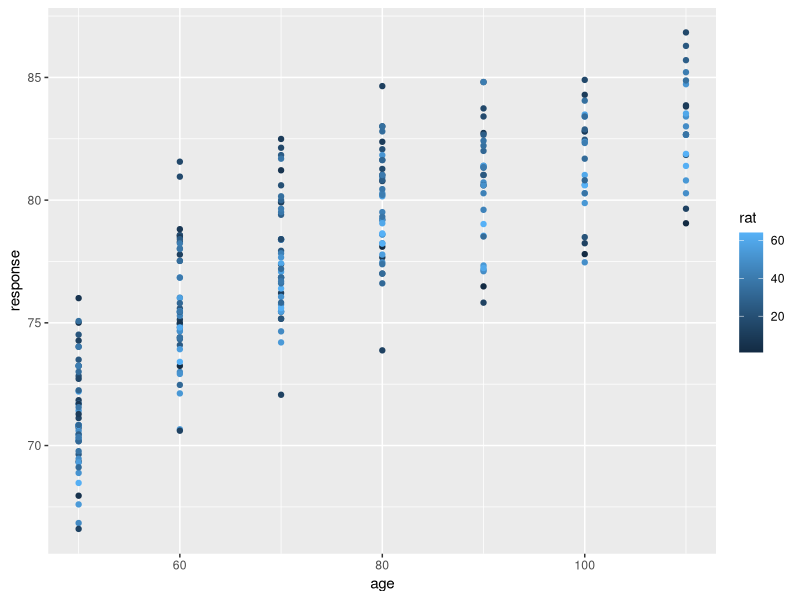
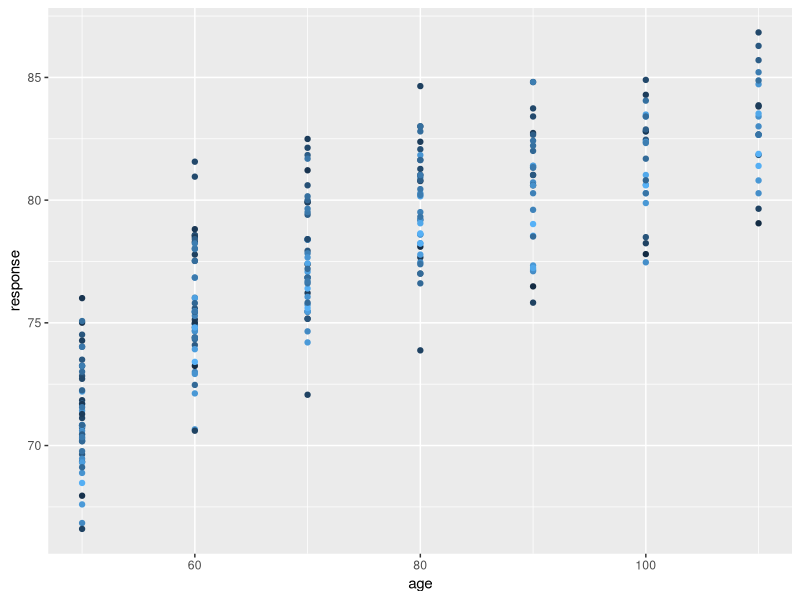

These figures' R source, in order:
## ---- chunk 1
library(tidyverse);
## ---- chunk 2
rat_data <- read_csv("rats.csv");
## ---- chunk 3
rat_data;
## ---- chunk 4
ggplot(rat_data) +
  geom_point(aes(x = age, y = response, color = rat));
## ---- chunk 5
ggplot(rat_data) +
  geom_point(aes(x = age, y = response, color = rat)) + 
  guides(color = FALSE);
## ---- chunk 6
rat_data <- 
  rat_data %>%
  group_by(treat, age) %>%
  mutate(mean_response = mean(response)) %>%
  ungroup();
